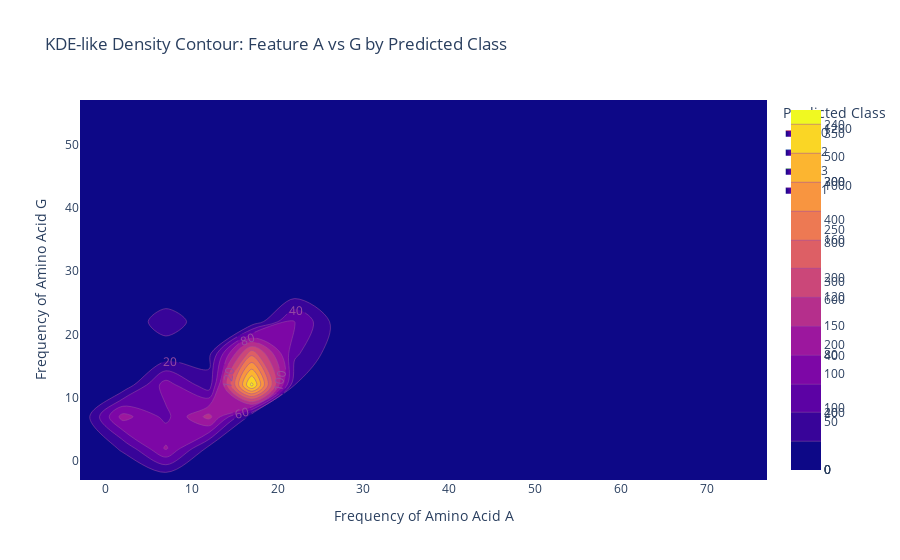

Write notebook code for a chart like this one.
### Markdown cell above
## KDE

### Code cell
import pandas as pd
import plotly.express as px
from sklearn.preprocessing import LabelEncoder

kde_df = X_test[['A', 'G']].copy()
kde_df['Predicted_Label'] = y_pred

fig = px.density_contour(
    kde_df,
    x='A',
    y='G',
    color='Predicted_Label',
    title='KDE-like Density Contour: Feature A vs G by Predicted Class',
    color_discrete_sequence=px.colors.qualitative.Set1
)

fig.update_traces(contours_coloring="fill", contours_showlabels=True)
fig.update_layout(
    xaxis_title='Frequency of Amino Acid A',
    yaxis_title='Frequency of Amino Acid G',
    legend_title='Predicted Class'
)

fig.show()

### Figure 1 — Plotly figure (JSON) as saved in the notebook; plotly's stock layout.template omitted (floating-point values rounded to 4 significant figures; data arrays with more than 128 entries replaced by an {"elided": "..."} marker saying what was removed)
{"data": [{"contours": {"coloring": "fill", "showlabels": true}, "hovertemplate": "Predicted_Label=0<br>A=%{x}<br>G=%{y}<br>count=%{z}<extra></extra>", "legendgroup": "0", "line": {"color": "rgb(228,26,28)"}, "name": "0", "showlegend": true, "type": "histogram2dcontour", "x": {"elided": "1565 int values"}, "xaxis": "x", "xbingroup": "x", "y": {"elided": "1565 int values"}, "yaxis": "y", "ybingroup": "y"}, {"contours": {"coloring": "fill", "showlabels": true}, "hovertemplate": "Predicted_Label=2<br>A=%{x}<br>G=%{y}<br>count=%{z}<extra></extra>", "legendgroup": "2", "line": {"color": "rgb(55,126,184)"}, "name": "2", "showlegend": true, "type": "histogram2dcontour", "x": {"elided": "1961 int values"}, "xaxis": "x", "xbingroup": "x", "y": {"elided": "1961 int values"}, "yaxis": "y", "ybingroup": "y"}, {"contours": {"coloring": "fill", "showlabels": true}, "hovertemplate": "Predicted_Label=3<br>A=%{x}<br>G=%{y}<br>count=%{z}<extra></extra>", "legendgroup": "3", "line": {"color": "rgb(77,175,74)"}, "name": "3", "showlegend": true, "type": "histogram2dcontour", "x": {"elided": "979 int values"}, "xaxis": "x", "xbingroup": "x", "y": {"elided": "979 int values"}, "yaxis": "y", "ybingroup": "y"}, {"contours": {"coloring": "fill", "showlabels": true}, "hovertemplate": "Predicted_Label=1<br>A=%{x}<br>G=%{y}<br>count=%{z}<extra></extra>", "legendgroup": "1", "line": {"color": "rgb(152,78,163)"}, "name": "1", "showlegend": true, "type": "histogram2dcontour", "x": {"elided": "1136 int values"}, "xaxis": "x", "xbingroup": "x", "y": {"elided": "1136 int values"}, "yaxis": "y", "ybingroup": "y"}], "layout": {"legend": {"title": {"text": "Predicted Class"}, "tracegroupgap": 0}, "title": {"text": "KDE-like Density Contour: Feature A vs G by Predicted Class"}, "xaxis": {"anchor": "y", "domain": [0, 1], "title": {"text": "Frequency of Amino Acid A"}}, "yaxis": {"anchor": "x", "domain": [0, 1], "title": {"text": "Frequency of Amino Acid G"}}}}
